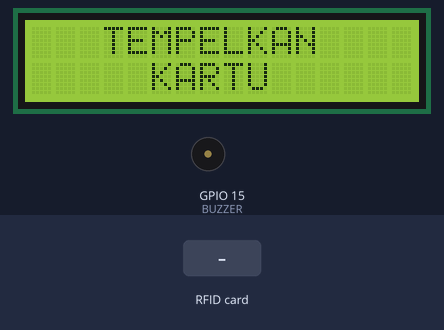
This sketch was run on a simulated ESP8266 (NodeMCU). Parts: 16×2 character LCD, buzzer (waves = sounding, pin HIGH). The inputs (shaded band) are chosen by the test bench. WiFi joins after 1.5 s; servers stay silent unless stated; uploads are accepted with an empty reply; what the sketch prints to the serial monitor is not drawn.

Above: at 3.3 s.
3.4 s: RFID card 5E 7A 19 C4 held to the reader
At 4.9 s:
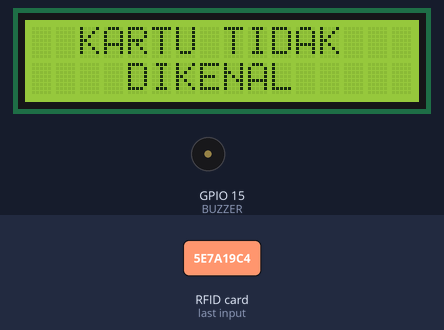
Timing chart, 0 to 6.4 s (numbered marks = the images above; inputs shaded):
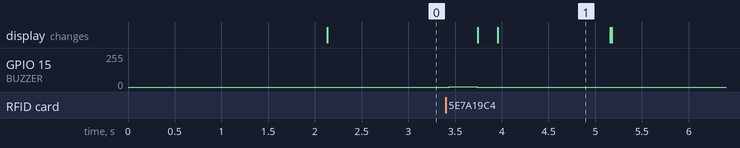

Measured:
- after the input at 3.4 s, GPIO 15 (BUZZER): 0/255 → 1/255 at once, → 0/255 0.30 s later; the display: first changes after 0.34 s (image 1 shows a later state)
- what the display in image 1 shows lasts 1.2 s, from 4.0 s to 5.2 s

The sketch:

ESP8266FinalCode.ino
```cpp
#include <Wire.h>
#include <LiquidCrystal_I2C.h>
#include <MFRC522.h>
#include <SPI.h>
#include <Adafruit_GFX.h>
#include <Adafruit_SSD1306.h>
#include <ArduinoJson.h>
#include <ESP8266WiFi.h>
#include <ESPping.h>
#include <ESP8266HTTPClient.h>
#include <SoftwareSerial.h>

SoftwareSerial camera(-1, 2); // RX, TX (nodemcu) -> UOR(ESP32 CAM)
// (RX tidak dipakai) D0

#define SDA_PIN 4
#define SCL_PIN 5
#define RST_PIN 16
#define SS_PIN 0
#define BUZZER 15

MFRC522 mfrc522(SS_PIN, RST_PIN);
LiquidCrystal_I2C lcd(0x27, 16, 2); // Sesuaikan alamat I2C jika diperlukan

const char* ssid = "Incidal";    // Your Wifi SSID
const char* password = "casio1314";   // Wifi Password
String server_addr = "192.168.1.5";  // your server address or computer IP

unsigned long lastScanTime = 0;
bool isCardPresent = false;

byte readCard[4];
String UIDCard;

void setup() {
  Serial.begin(115200);
  camera.begin(9600);

  Wire.begin(SDA_PIN, SCL_PIN);

  lcd.begin(16, 2);
  lcd.backlight();

  pinMode(BUZZER, OUTPUT);
  analogWrite(BUZZER, LOW);

  SPI.begin();
  mfrc522.PCD_Init();
  ConnectWIFI();
  Serial.println("WiFi connected");
  Serial.println("IP address: ");
  Serial.println(WiFi.localIP());
}

void loop() {
  displayWelcomeMessage();
  getID();
}

bool readRFID() {
  if (mfrc522.PICC_IsNewCardPresent() && mfrc522.PICC_ReadCardSerial()) {
    return true;
  }
    return false;
}

uint8_t getID() {
  if (!mfrc522.PICC_IsNewCardPresent() || !mfrc522.PICC_ReadCardSerial()) {
    return 0;
  }
  UIDCard = "";
  for (uint8_t i = 0; i < mfrc522.uid.size; i++) {
    UIDCard += String(mfrc522.uid.uidByte[i], HEX);
  }
  UIDCard.toUpperCase();
  analogWrite(BUZZER, HIGH); delay(300); analogWrite(BUZZER, LOW);
  clearDisplay();

  if (isCardRegistered()) {
    displayThanksMessage();
    camera.print("Sending command to take picture...");
    Serial.print(UIDCard);
    camera.print("#");
    Serial.println("Kirim UID RFID ke ESP32 CAM");

  } else {
    displayFailedMessage();
  }

  storeData();

  delay(1000);
  clearDisplay();
  mfrc522.PICC_HaltA();
  return 1;

}

bool isCardRegistered() {
  if (WiFi.status() != WL_CONNECTED) {
    return false;
  }

  String url = "http://" + server_addr + "/absensi/webapi/api/check.php?uid=" + UIDCard;

  WiFiClient client;
  HTTPClient http;
  http.setTimeout(3000);

  http.begin(client, url);
  int httpCode = http.GET();

  if (httpCode > 0) {
    String payload = http.getString();

    const size_t capacity = JSON_OBJECT_SIZE(1) + 50;
    DynamicJsonDocument doc(capacity);
    deserializeJson(doc, payload);

    String status_res = doc["status"];

    if (status_res == "success") {
      return true;
    } else {
      return false;
    }
  } else {
    return false;
  }

  http.end();
}

void storeData() {
  ConnectWIFI();
  WiFiClient client;
  String address, massage, first_name;

  address = "http://" + server_addr + "/absensi/webapi/api/create.php?uid=" + UIDCard;

  HTTPClient http;
  http.begin(client, address);
  int httpCode = http.GET();
  String payload;
  Serial.print("Response: ");
  if (httpCode > 0) {
    payload = http.getString();
    payload.trim();
    if (payload.length() > 0) {
      Serial.println(payload + "\n");
    }
  }
  http.end();

  const size_t capacity = JSON_OBJECT_SIZE(4) + 70;
  DynamicJsonDocument doc(capacity);

  DeserializationError error = deserializeJson(doc, payload);

  if (error) {
    Serial.print(F("deserializeJson() failed: "));
    Serial.println(error.c_str());
    return;
  }

  int id_res = doc["id"];
  const char* waktu_res = doc["waktu"];
  String nama_res = doc["nama"];
  const char* uid_res = doc["uid"];
  String status_res = doc["status"];

  for (int i = 0; i < nama_res.length(); i++) {
    if (nama_res.charAt(i) == ' ') {
      first_name = nama_res.substring(0, i);
      break;
    }
  }
}

void ConnectWIFI() {
  if (WiFi.status() != WL_CONNECTED) {
    Serial.print("Attempting to connect to SSID: ");
    Serial.println(ssid);
    WiFi.begin(ssid, password);
    delay(2000);
  } else {
    Serial.print("Connected to WiFi");
    IPAddress serverIP(192, 168, 1, 6);
  }
}

void displayWelcomeMessage() {
  lcd.setCursor(3, 0);
  lcd.print("TEMPELKAN");
  lcd.setCursor(5, 1);
  lcd.print("KARTU");
}

void displayThanksMessage() {
  lcd.setCursor(5, 0);
  lcd.print("ABSEN");
  lcd.setCursor(4, 1);
  lcd.print("BERHASIL");
}

void displayFailedMessage() {
  lcd.setCursor(2, 0);
  lcd.print("KARTU TIDAK");
  lcd.setCursor(4, 1);
  lcd.print("DIKENAL");
}

void clearDisplay() {
  lcd.clear();
}
```
